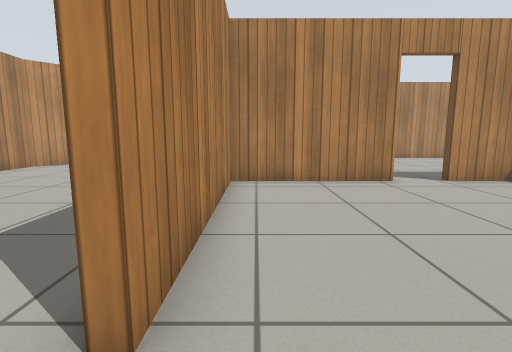
view 1 (above)

24 first-person views from a walk through a robot-simulator world made for Gazebo. The camera is 0.72 m above the floor, tilts 8° down and sees 85° across. The floor is counted in squares, 0.5 m on a side. Each view is taken from the middle of a square. On the plan, view 1 faces up. The plan holds only what a view shows up to about 14 squares ahead; the rest is blank. The place goes on beyond the plan. Simple patterns stand in for the simulator's built-in surfaces.

view 2
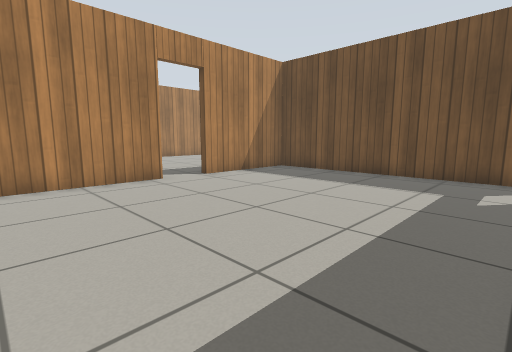

view 3
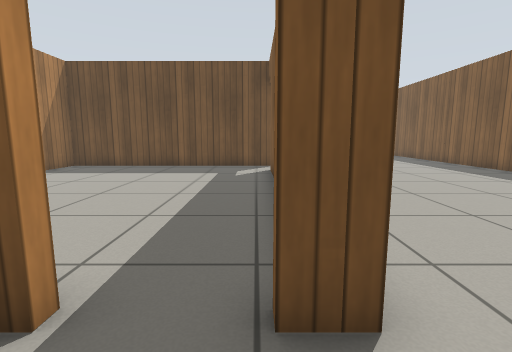

view 4
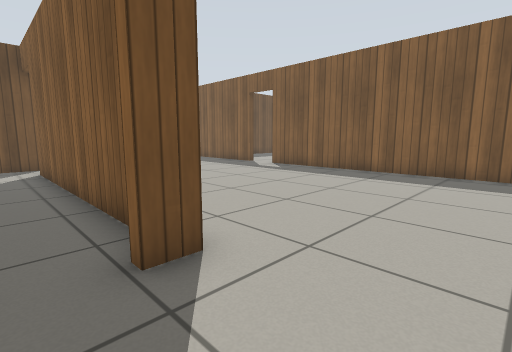

view 5
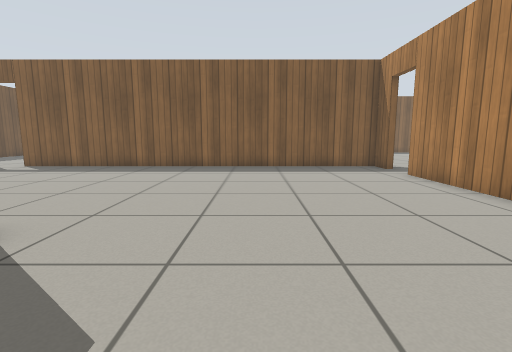

view 6
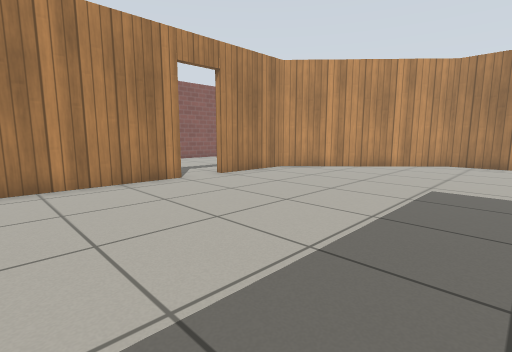

view 7
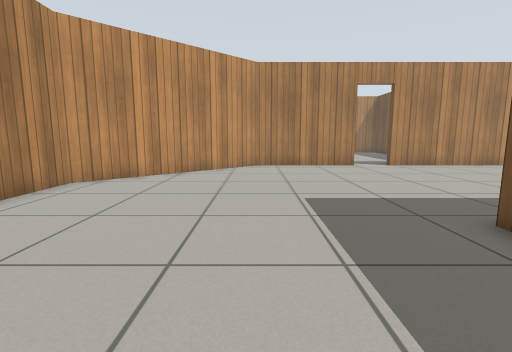

view 8
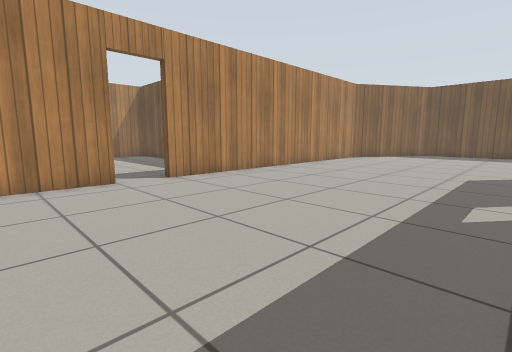

view 9
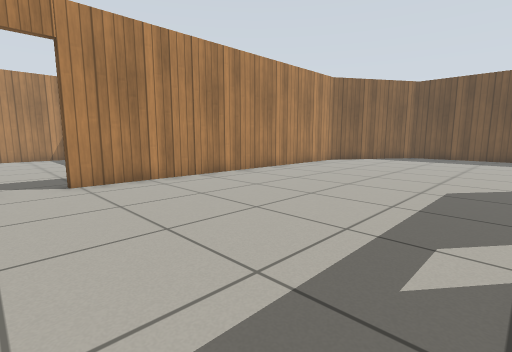

view 10
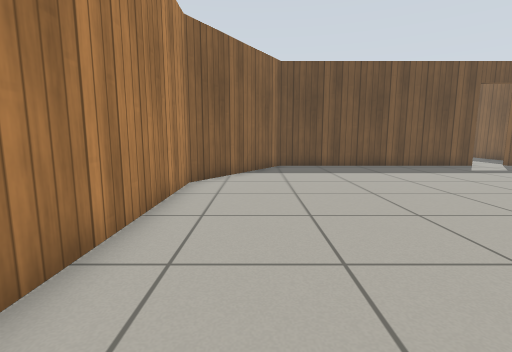

view 11
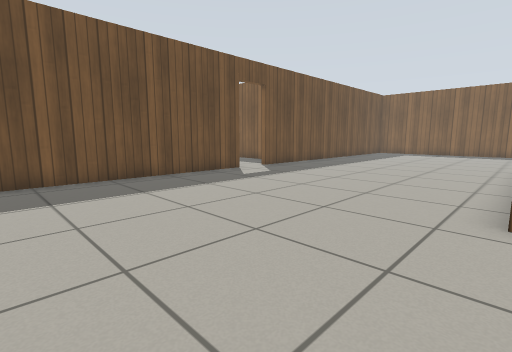

view 12
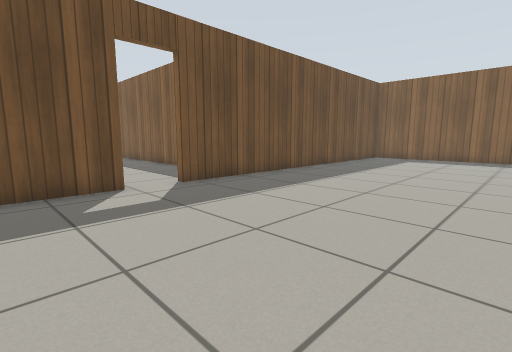

view 13
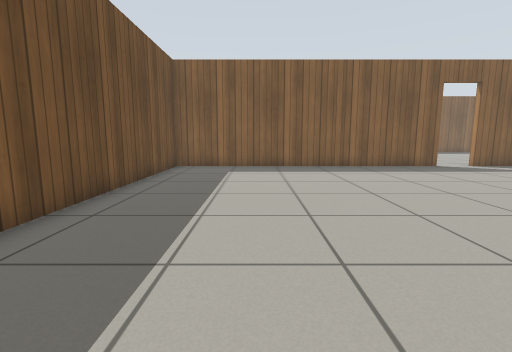

view 14
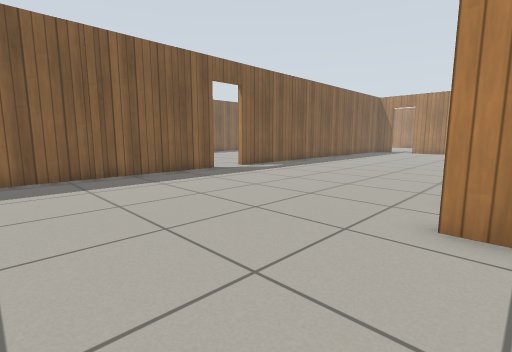

view 15
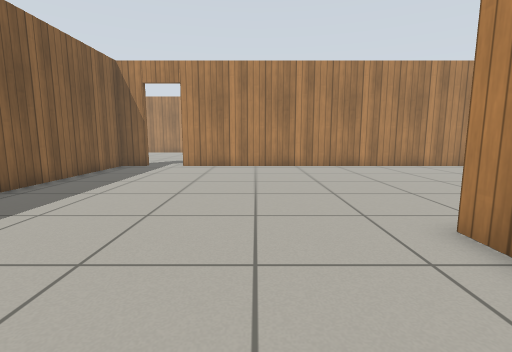

view 16
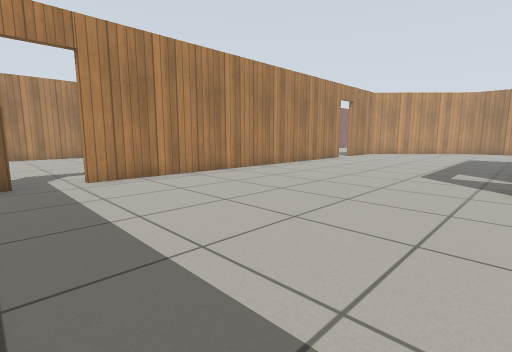

view 17
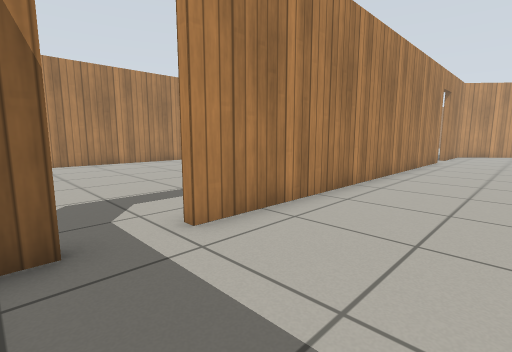

view 18
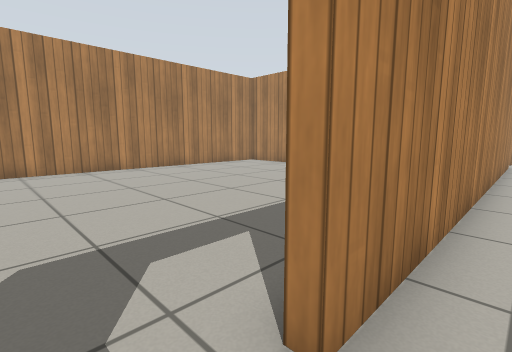

view 19
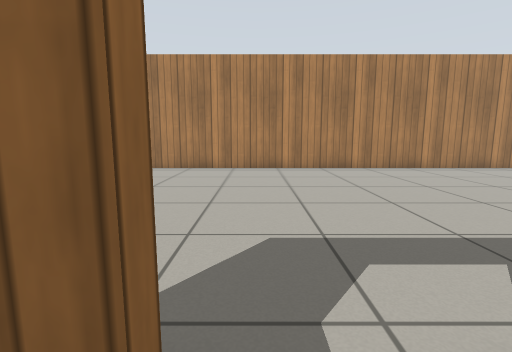

view 20
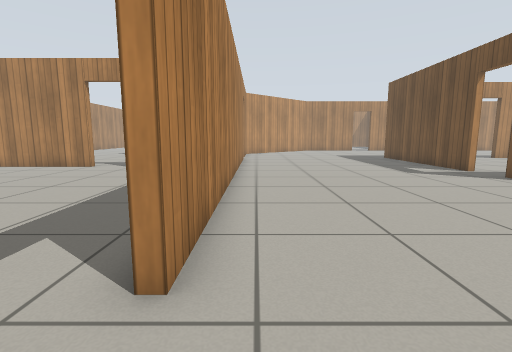

view 21
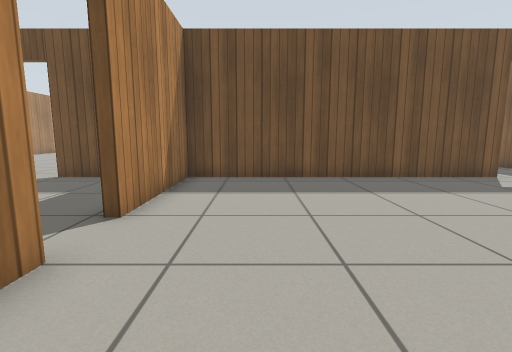

view 22
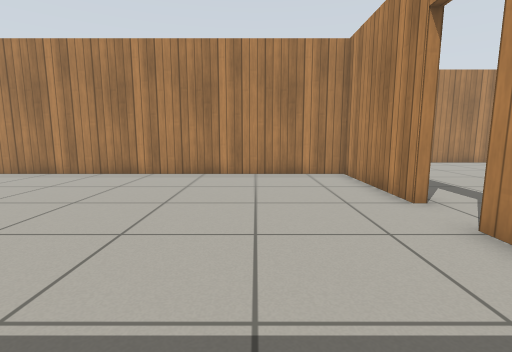

view 23
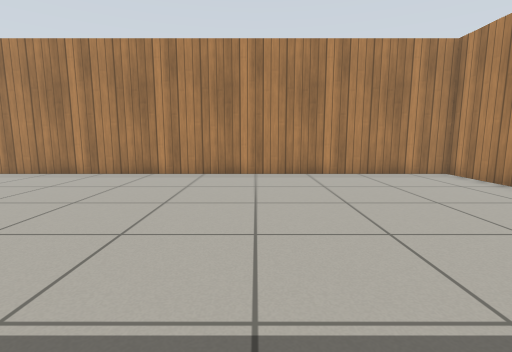

view 24
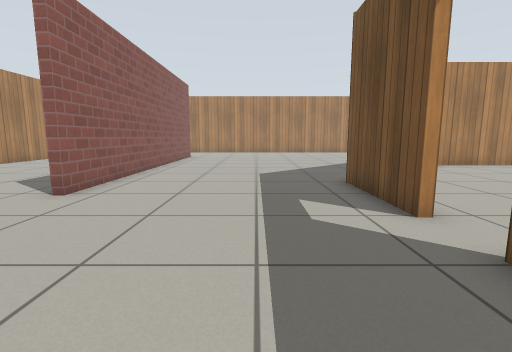

### Floor plan
Points are (right, up) in squares from view 1. A wall is a line through its corners. A room is listed if a view was taken in it or the views show most of it. See-through windows are left out.
Room 1 (views 1, 2)
walls: (4.6, 9.1) (-0.8, 9.1) (-0.8, 1.6); (0.5, -0.6) (9.2, -0.6); (10.9, -0.9) (10.9, 9.1) (6.2, 9.1)
ways out: open door at (-1, 0.5) to room 2; open door at (5.5, 9) to room 2; open door at (10.5, -1) to room 2
Room 2 (views 3, 4, 5, 6, 7, 8, 9, 10, 11, 12, 13, 14, 15, 16, 17, 18, 19, 20)
walls: (-0.1, -0.9) (-1.1, -0.9) (-1.1, -0.1); (11.2, 0) (11.2, -1); (-1.1, 1.6) (-1.1, 4.4); (8.1, -10.6) (20.9, -10.6) (20.9, 4.5); (-10.8, -9.4) (-10.8, -10.6) (6.4, -10.6); (20.9, 6.1) (20.9, 15.8) (15.7, 19.1) (1.8, 19.1); (-10.8, 8.1) (-10.8, -7.6); (0, 19.1) (-4.9, 19.1) (-10.8, 13.6) (-10.8, 9.9)
ways out: open door at (-1, 0.5) to room 1; open door at (5.5, 9) to room 1; open door at (10.5, -1) to room 1; open door at (-11, -8.5) to room 3; open door at (-11, 8.5) to room 4; open door at (0.5, 19) to room 4; open door at (7.5, -11); open door at (21, 5.5)
Room 3 (views 21, 22, 23)
walls: (-11.1, -7.7) (-11.1, 3.4) (-16.3, 3.4); (-17.9, 3.4) (-22.8, 3.4) (-22.8, -11.5)
ways out: open door at (-11, -8.5) to room 2; open door at (-17.3, 3.7) to room 4
Room 4 (view 24)
walls: (-11.1, 9.8) (-11.1, 13.6); (-18.7, 19.5) (-18.7, 11.8) (-19.1, 11.8); (-11.1, 6.5) (-11.1, 8.1)
ways out: open door at (-11, 8.5) to room 2; open door at (0.5, 19) to room 2; open door at (-17.3, 3.7) to room 3

Where each view was taken, in squares from view 1:
view 1: 0 up, 0 right, facing up
view 2: 0 up, 0 right, facing up-right
view 3: 0 up, 3 left, facing right
view 4: 1 up, 4 left, facing down-right
view 5: 3 up, 5 left, facing down
view 6: 3 up, 2 left, facing up-left
view 7: 5 up, 5 left, facing up
view 8: 10 up, 3 left, facing up-right
view 9: 10 up, 0 right, facing up-right
view 10: 17 up, 7 right, facing right
view 11: 15 up, 11 right, facing down-right
view 12: 9 up, 13 right, facing down-right
view 13: 3 up, 17 right, facing down
view 14: 0 up, 16 right, facing down-left
view 15: 4 down, 3 right, facing left
view 16: 10 down, 1 left, facing up-left
view 17: 10 down, 7 left, facing up-left
view 18: 9 down, 10 left, facing up-left
view 19: 9 down, 10 left, facing left
view 20: 10 down, 10 left, facing up
view 21: 1 up, 21 left, facing right
view 22: 0 up, 12 left, facing left
view 23: 4 down, 12 left, facing left
view 24: 5 up, 14 left, facing up
